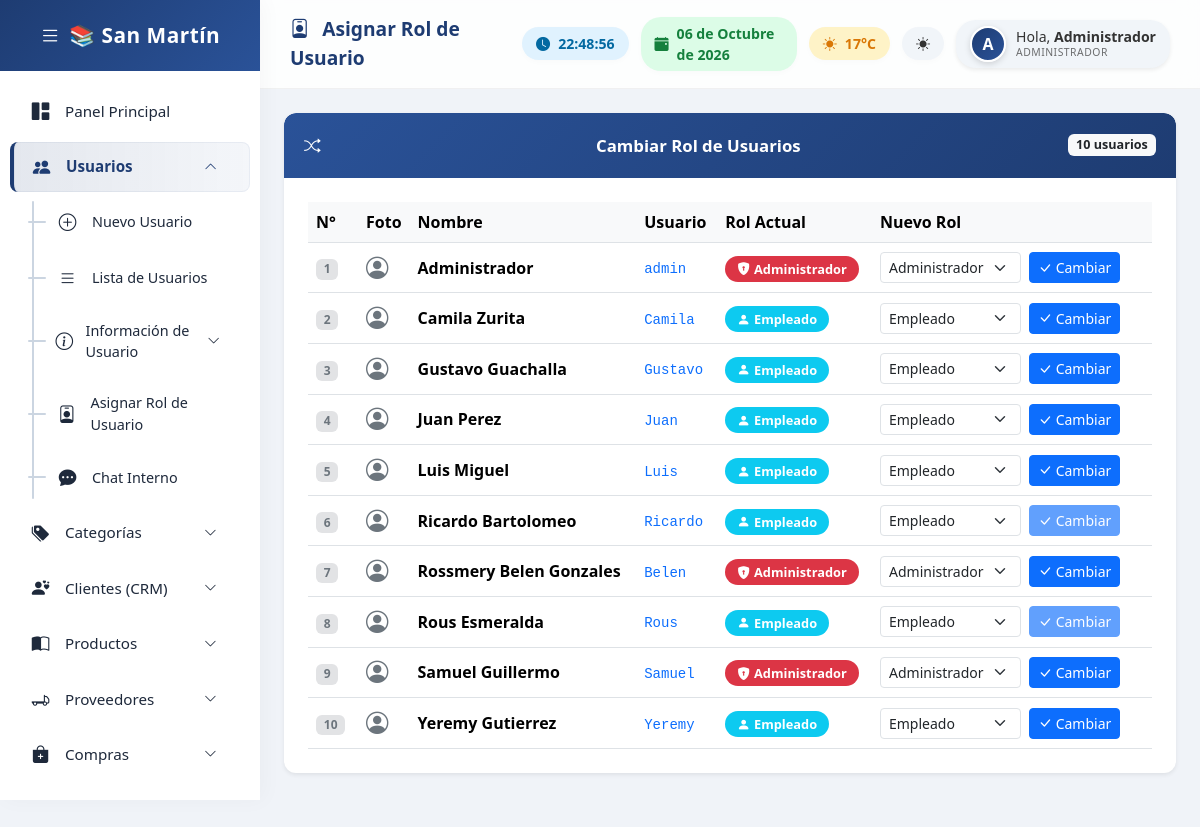
Screenshot of /usuarios/asignar_rol.php (signed in) with the database file from the repository.
### tables this page shows
CREATE TABLE `usuarios` (
  `id` int(11) NOT NULL AUTO_INCREMENT,
  `nombre` varchar(100) DEFAULT NULL,
  `usuario` varchar(50) DEFAULT NULL,
  `password` varchar(255) DEFAULT NULL,
  `password_hash` varchar(255) DEFAULT NULL,
  `rol` varchar(30) DEFAULT NULL,
  `estado` varchar(20) DEFAULT 'Activo',
  `forzar_cambio` tinyint(1) DEFAULT 0,
  `imagen` varchar(255) DEFAULT NULL,
  `foto` varchar(255) DEFAULT NULL,
  `firma` text DEFAULT NULL,
  `fecha_registro` timestamp NOT NULL DEFAULT current_timestamp(),
  `ultimo_acceso` datetime DEFAULT NULL,
  `tema` varchar(10) DEFAULT 'light',
  PRIMARY KEY (`id`)
);

### usuarios/asignar_rol.php (the view, shortened to what this page needs)
<?php
$usuarios = mysqli_query($conexion, "SELECT id, nombre, usuario, rol, imagen, estado FROM usuarios ORDER BY nombre ASC");
?>
<!DOCTYPE html>
<html lang="es">
<head>
    <link href="https://cdn.jsdelivr.net/npm/bootstrap@5.3.3/dist/css/bootstrap.min.css" rel="stylesheet">
    <link rel="stylesheet" href="https://cdn.jsdelivr.net/npm/bootstrap-icons@1.11.3/font/bootstrap-icons.min.css">
<link rel="stylesheet" href="/includes/base.css">
</head>
<body>
<?php $base_path = '../'; include '../includes/sidebar.php'; ?>
<div class="main-content">
    <div class="topbar">
        <div class="topbar-title"><i class="bi bi-person-badge me-2"></i> Asignar Rol de Usuario</div>
        <div class="topbar-widgets">
            <div class="widget-box widget-time"><i class="bi bi-clock-fill me-2"></i> <span id="live-clock">00:00:00</span></div>
            <div class="widget-box widget-date"><i class="bi bi-calendar-event-fill me-2"></i> <span id="live-date">--/--/----</span></div>
            <div class="widget-box widget-weather"><i class="bi bi-sun-fill me-2"></i> <span>17°C</span></div>
            <div class="user-profile shadow-sm">
    <div class="profile-avatar-wrap"><?php if(!empty($_SESSION["imagen"])): ?><img src="../assets/uploads/usuarios/<?php echo $_SESSION["imagen"]; ?>" class="profile-avatar"><?php else: ?><div class="profile-avatar-inicial"><?php echo strtoupper(substr($_SESSION["nombre"],0,1)); ?></div><?php endif; ?></div>
    <div class="profile-info">
        <div class="profile-name">Hola, <strong><?php echo $_SESSION["nombre"]; ?></strong></div>
        <div class="profile-role"><?php echo $_SESSION["rol"]; ?></div>
    </div>
</div>        </div>
    </div>
    <div class="container-fluid p-4 content-wrap">
        <div class="panel-custom shadow-sm">
            <div class="panel-custom-header">
                <i class="bi bi-shuffle me-2"></i> <span class="menu-text"> Cambiar Rol de Usuarios</span>
                <span class="badge bg-light text-dark"><?php echo mysqli_num_rows($usuarios); ?> usuarios</span>
            </div>
            <div class="panel-custom-body p-4">
                <div class="table-responsive">
                    <table class="table table-hover align-middle mb-0">
                        <thead>
                            <tr class="table-light border-bottom">
                                <th style="width:50px;">N°</th>
                                <th style="width:50px;">Foto</th>
                                <th>Nombre</th>
                                <th>Usuario</th>
                                <th>Rol Actual</th>
                                <th style="width:280px;">Nuevo Rol</th>
                            </tr>
                        </thead>
                        <tbody>
                            <?php $n=1; while($f=mysqli_fetch_assoc($usuarios)){ ?>
                            <tr>
                                <td><span class="badge bg-secondary-subtle text-secondary fw-bold"><?php echo $n++; ?></span></td>
                                <td>
                                    <?php if(!empty($f['imagen']) && file_exists("../assets/uploads/usuarios/{$f['imagen']}")): ?>
                                        <img src="../assets/uploads/usuarios/<?php echo $f['imagen']; ?>" style="width:32px;height:32px;border-radius:50%;object-fit:cover;">
                                    <?php else: ?>
                                        <i class="bi bi-person-circle text-secondary" style="font-size:1.4rem;"></i>
                                    <?php endif; ?>
                                </td>
                                <td><strong><?php echo $f['nombre']; ?></strong></td>
                                <td><code class="text-primary"><?php echo $f['usuario']; ?></code></td>
                                <td>
                                    <?php if(strtolower($f['rol']) == 'administrador' || strtolower($f['rol']) == 'admin'): ?>
                                        <span class="rol-badge-admin"><i class="bi bi-shield-lock-fill me-1"></i><?php echo $f['rol']; ?></span>
                                    <?php else: ?>
                                        <span class="rol-badge-empleado"><i class="bi bi-person-fill me-1"></i><?php echo $f['rol']; ?></span>
                                    <?php endif; ?>
                                </td>
                                <td>
                                    <form method="POST" class="d-flex gap-2">
                                        <select name="rol" class="form-select form-select-sm" style="width:auto;">
                                            <option value="Administrador" <?php echo (strtolower($f['rol'])=='administrador'||strtolower($f['rol'])=='admin')?'selected':''; ?>>Administrador</option>
                                            <option value="Empleado" <?php echo strtolower($f['rol'])=='empleado'?'selected':''; ?>>Empleado</option>
                                        </select>
                                        <button type="submit" name="asignar_rol" class="btn btn-primary btn-sm" <?php echo (strtolower($f['estado'])=='inactivo')?'disabled':''; ?>><i class="bi bi-check-lg"></i> Cambiar</button>
                                    </form>
                                </td>
                            </tr>
                            <?php } ?>
                        </tbody>
                    </table>
                </div>
            </div>
        </div>
    </div>
</div>
</body>
</html>

### includes/base.css (style rules this page uses)
:root { --body-bg:#f0f3f8;--sidebar-bg:#fff;--sidebar-text:#1e293b;--sidebar-hover-bg:#e2e8f0;--sidebar-accent:#1e3c72;--sidebar-active-bg:linear-gradient(90deg,rgba(30,60,114,0.12),rgba(42,82,152,0.05));--sidebar-brand-bg:linear-gradient(135deg,#1e3c72,#2a5298);--topbar-bg:rgba(255,255,255,0.85);--panel-bg:#fff;--panel-header-bg:linear-gradient(135deg,#2a5298,#1e3c72);--profile-bg:#f1f5f9;--profile-text:#333;--sub-item-active-bg:#eef2ff;--scrollbar-thumb:rgba(0,0,0,0.12);--scrollbar-thumb-hover:rgba(0,0,0,0.25);--collapse-line:#cbd5e1;--collapse-dash:#94a3b8;--border-color:rgba(0,0,0,0.05);--form-bg:#fff;--form-text:#1e293b;--form-border:#d1d5db;--form-focus-border:#60a5fa;--input-group-bg:#f1f5f9;--card-bg:#fff; }
body { background:var(--body-bg);font-family:'Segoe UI',sans-serif;margin:0;overflow-x:hidden; }
.main-content { margin-left:260px;min-height:100vh;transition:all 0.3s ease; }
.topbar { background:var(--topbar-bg);backdrop-filter:blur(10px);-webkit-backdrop-filter:blur(10px);padding:15px 30px;display:flex;justify-content:space-between;align-items:center;border-bottom:1px solid var(--border-color);position:sticky;top:0;z-index:999; }
.topbar-title { font-size:1.2rem;font-weight:600;color:var(--sidebar-accent); }
.topbar-widgets { display:flex;align-items:center;gap:12px; }
.widget-box { padding:6px 14px;border-radius:20px;font-size:0.88rem;font-weight:600;display:flex;align-items:center;box-shadow:0 2px 6px rgba(0,0,0,0.02); }
.widget-time { background:#e0f2fe;color:#0369a1; }
.widget-date { background:#dcfce7;color:#15803d; }
.widget-weather { background:#fef3c7;color:#d97706; }
.user-profile { display:flex;align-items:center;background:var(--profile-bg);padding:6px 14px;border-radius:20px;font-size:0.9rem;color:var(--profile-text); }
.profile-avatar-wrap { flex-shrink:0;margin-right:10px;display:flex;align-items:center; }
.profile-avatar-inicial { width:36px;height:36px;border-radius:50%;background:linear-gradient(135deg,#1e3c72,#2a5298);color:#fff;display:flex;align-items:center;justify-content:center;font-weight:700;font-size:1rem;border:2px solid #fff;box-shadow:0 2px 6px rgba(0,0,0,0.15); }
.profile-info { display:flex;flex-direction:column;line-height:1.2; }
.profile-name { font-size:0.88rem;white-space:nowrap; }
.profile-role { font-size:0.65rem;text-transform:uppercase;letter-spacing:0.5px;opacity:0.7;white-space:nowrap; }
.panel-custom { border:none;border-radius:12px;background:var(--panel-bg);box-shadow:0 4px 15px rgba(0,0,0,0.02);margin-bottom:30px;animation:fadeInUp 0.5s ease-in-out;overflow:hidden; }
.panel-custom-header { padding:20px;font-size:1.05rem;font-weight:600;color:#fff;border-radius:12px 12px 0 0;background:var(--panel-header-bg); }
.panel-custom-body { padding:20px; }
.content-wrap { max-width:none !important; }

### rows the page displays
usuarios: nombre "Administrador", usuario "admin", rol "Administrador"
usuarios: nombre "Camila Zurita", usuario "Camila", rol "Empleado"
usuarios: nombre "Gustavo Guachalla", usuario "Gustavo", rol "Empleado"
usuarios: nombre "Juan Perez", usuario "Juan", rol "Empleado"
usuarios: nombre "Luis Miguel", usuario "Luis", rol "Empleado"
usuarios: nombre "Ricardo Bartolomeo", usuario "Ricardo", rol "Empleado"
usuarios: nombre "Rossmery Belen Gonzales", usuario "Belen", rol "Administrador"
usuarios: nombre "Rous Esmeralda", usuario "Rous", rol "Empleado"
usuarios: nombre "Samuel Guillermo", usuario "Samuel", rol "Administrador"
usuarios: nombre "Yeremy Gutierrez", usuario "Yeremy", rol "Empleado"

### other values shown
substr($_SESSION["nombre"],0,1) "A"
$_SESSION["nombre"] "Administrador"
$_SESSION["rol"] "ADMINISTRADOR"
mysqli_num_rows($usuarios) "10"
